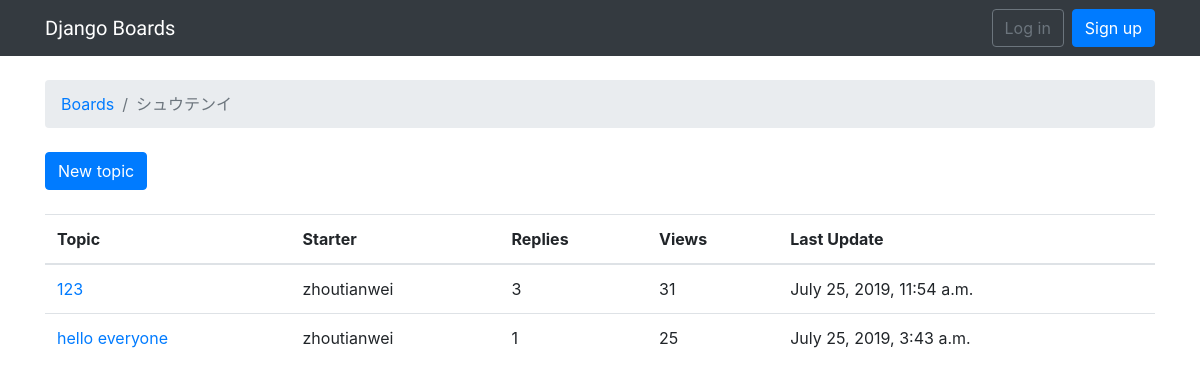
Screenshot of /boards/7/ with the database file from the repository.
### boards/models.py (models this page shows, shortened)
class Board(models.Model):
    name = models.CharField(max_length=30, unique=True)
    description = models.CharField(max_length=100)

class Topic(models.Model):
    subject = models.CharField(max_length=255,default='')
    last_updated = models.DateTimeField(auto_now_add=True)
    board = models.ForeignKey(Board, on_delete=models.CASCADE, related_name='topics',default="")
    starter = models.ForeignKey(User, on_delete=models.CASCADE, related_name='topics',default="")
    views = models.PositiveIntegerField(default=0)

### boards/views.py (the view)
# urls.py: url(r'^boards/(?P<pk>\d+)/$', views.board_topics, name='board_topics'),
def board_topics(request, pk):
    board = get_object_or_404(Board, pk=pk)
    queryset = board.topics.order_by('-last_updated').annotate(replies=Count('posts') - 1)
    page = request.GET.get('page', 1)
    paginator = Paginator(queryset, 20)
    try:
        topics = paginator.page(page)
    except PageNotAnInteger:
        topics = paginator.page(1)
    except EmptyPage:
        topics = paginator.page(paginator.num_pages)
    return render(request, 'topics.html', {'board': board, 'topics': topics})

### templates/topics.html (shortened to what this page needs)
{% extends 'base.html' %}
{% block breadcrumb %}
  <li class="breadcrumb-item"><a href="{% url 'home' %}">Boards</a></li>
  <li class="breadcrumb-item active">{{ board.name }}</li>
{% endblock %}
{% block content %}
  <div class="mb-4">
    <a href="{% url 'new_topic' board.pk %}" class="btn btn-primary">New topic</a>
  </div>
  <table class="table">
    <thead class="thead-inverse">
      <tr>
        <th>Topic</th>
        <th>Starter</th>
        <th>Replies</th>
        <th>Views</th>
        <th>Last Update</th>
      </tr>
    </thead>
    <tbody>
      {% for topic in topics %}
        <tr>
          <td><a href="{% url 'topic_posts' board.pk topic.pk %}">{{ topic.subject }}</a></td>
          <td>{{ topic.starter.username }}</td>
          <td>{{ topic.replies }}</td>
          <td>{{ topic.views }}</td>
          <td>{{ topic.last_updated }}</td>
        </tr>
      {% endfor %}
    </tbody>
  </table>
{% endblock %}

### rows the page displays
Board: name "シュウテンイ"
Topic: subject "123", starter.username "zhoutianwei", replies "3", views "31", last_updated "July 25, 2019, 11:54 a.m."
Topic: subject "hello everyone", starter.username "zhoutianwei", replies "1", views "25", last_updated "July 25, 2019, 3:43 a.m."
